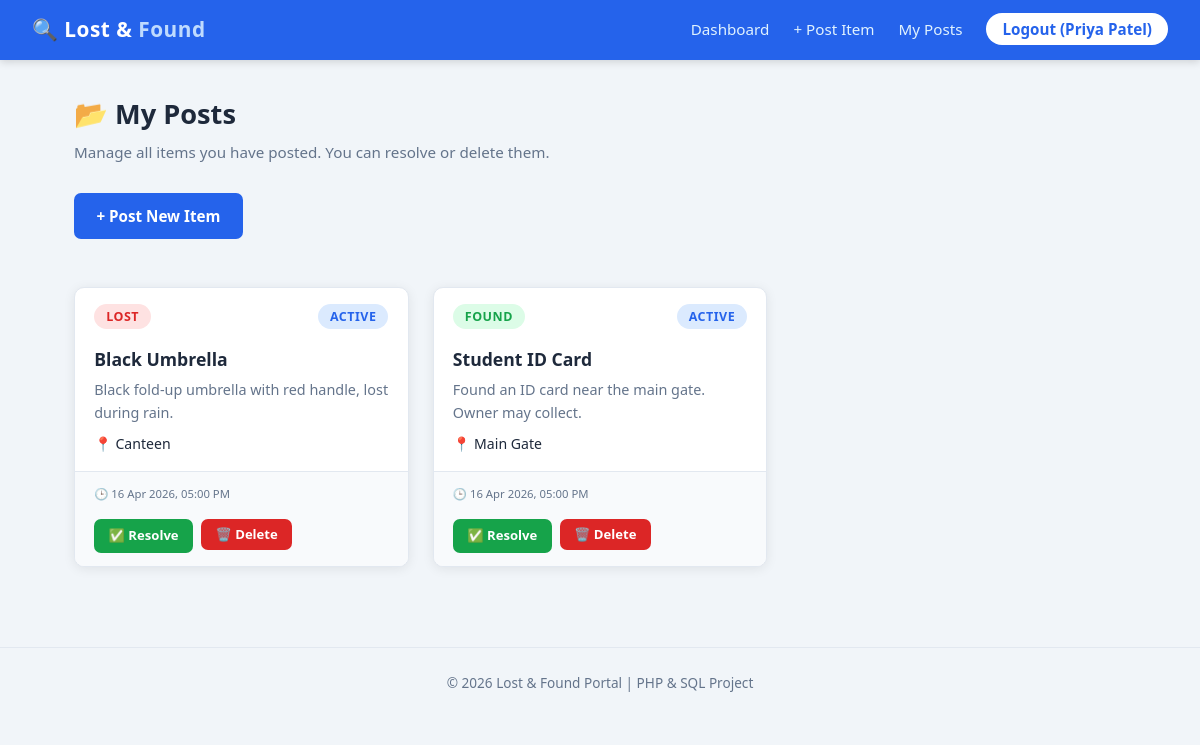
/my_posts.php (signed in), run on the app's committed database.
### tables this page shows
CREATE TABLE `items` (
  `item_id` int(11) NOT NULL,
  `user_id` int(11) NOT NULL,
  `post_type` enum('Lost','Found') NOT NULL,
  `item_name` varchar(150) NOT NULL,
  `description` text NOT NULL,
  `location` varchar(200) NOT NULL,
  `image_path` varchar(255) DEFAULT NULL,
  `status` enum('Active','Resolved') DEFAULT 'Active',
  `posted_at` datetime DEFAULT current_timestamp()
);

### my_posts.php (the view, shortened to what this page needs)
<?php
require_once "includes/config.php";
$my_items = array();
$sql = "SELECT item_id, post_type, item_name, description, location, image_path, status, posted_at
        FROM items
        WHERE user_id = ?
        ORDER BY posted_at DESC";
if ($stmt = mysqli_prepare($link, $sql)) {
    mysqli_stmt_bind_param($stmt, "i", $param_user_id);
    if (mysqli_stmt_execute($stmt)) {
        $result = mysqli_stmt_get_result($stmt);
        while ($row = mysqli_fetch_assoc($result)) {
            $my_items[] = $row;
        }
    }
}
?>
<!DOCTYPE html>
<html lang="en">
<head>
    <link rel="stylesheet" href="css/style.css">
</head>
<body>
<nav>
    <a class="brand" href="dashboard.php">🔍 Lost &amp; <span>Found</span></a>
    <ul>
        <li><a href="dashboard.php">Dashboard</a></li>
        <li><a href="post_item.php">+ Post Item</a></li>
        <li><a href="my_posts.php">My Posts</a></li>
        <li><a href="logout.php" class="btn-nav">Logout (<?php echo $_SESSION['user_name']; ?>)</a></li>
    </ul>
</nav>
<div class="container">
    <h1 class="page-title">📂 My Posts</h1>
    <p class="page-subtitle">Manage all items you have posted. You can resolve or delete them.</p>
    <a href="post_item.php" class="btn btn-primary" style="margin-bottom:1.5rem;display:inline-block;">
        + Post New Item
    </a>
    <?php if (count($my_items) === 0): ?>
        <div class="empty-state">
            <div class="empty-icon">📭</div>
            <p>You haven't posted anything yet.</p>
            <a href="post_item.php" class="btn btn-primary" style="margin-top:1rem;">Post Your First Item</a>
        </div>
    <?php else: ?>
        <div class="items-grid">
            <?php foreach ($my_items as $item): ?>
                <div class="item-card">
                    <div class="item-card-header">
                        <span class="badge badge-<?php echo strtolower($item['post_type']); ?>">
                            <?php echo htmlspecialchars($item['post_type']); ?>
                        </span>
                        <span class="badge badge-<?php echo strtolower($item['status']); ?>">
                            <?php echo htmlspecialchars($item['status']); ?>
                        </span>
                    </div>
                    <div class="item-card-body">
                        <div class="item-name"><?php echo htmlspecialchars($item['item_name']); ?></div>
                        <div class="item-desc">
                            <?php
                            $desc = $item['description'];
                            echo htmlspecialchars(strlen($desc) > 100 ? substr($desc, 0, 100) . "..." : $desc);
                            ?>
                        </div>
                        <div class="item-location"><?php echo htmlspecialchars($item['location']); ?></div>
                    </div>
                    <div class="item-card-footer" style="flex-direction:column;align-items:flex-start;gap:0.5rem;">
                        <small>🕒 <?php echo date('d M Y, h:i A', strtotime($item['posted_at'])); ?></small>
                        <div class="post-actions">
                            <?php if ($item['status'] === "Active"): ?>
                                <a href="my_posts.php?action=resolve&id=<?php echo $item['item_id']; ?>"
                                   class="btn btn-success btn-sm"
                                   onclick="return confirm('Mark this item as Resolved?')">
                                    ✅ Resolve
                                </a>
                            <?php endif; ?>
                            <form method="POST" action="my_posts.php"
                                  onsubmit="return confirm('⚠️ Permanently delete this post?');"
                                  style="display:inline;">
                                <button type="submit" class="btn btn-danger btn-sm">🗑️ Delete</button>
                            </form>
                        </div>
                    </div>
                </div>
            <?php endforeach; ?>
        </div>
    <?php endif; ?>
</div>
<footer>
    &copy; <?php echo date('Y'); ?> Lost &amp; Found Portal | PHP &amp; SQL Project
</footer>
</body>
</html>

### css/style.css (style rules this page uses)
:root { --primary: #2563eb; --primary-dk: #1d4ed8; --danger: #dc2626; --success: #16a34a; --warning: #d97706; --bg: #f1f5f9; --card: #ffffff; --text: #1e293b; --muted: #64748b; --border: #e2e8f0; --radius: 10px; --shadow: 0 2px 12px rgba(0,0,0,0.08); }
*, *::before, *::after { box-sizing: border-box; margin: 0; padding: 0; }
body { font-family: 'Segoe UI', Tahoma, Geneva, Verdana, sans-serif; background-color: var(--bg); color: var(--text); min-height: 100vh; line-height: 1.6; }
a { color: var(--primary); text-decoration: none; }
nav { background: var(--primary); color: #fff; padding: 0 2rem; display: flex; align-items: center; justify-content: space-between; height: 60px; box-shadow: 0 2px 8px rgba(0,0,0,0.15); position: sticky; top: 0; z-index: 100; }
nav .brand { font-size: 1.3rem; font-weight: 700; color: #fff; letter-spacing: 0.5px; }
nav .brand span { color: #bfdbfe; }
nav ul { list-style: none; display: flex; gap: 1.5rem; align-items: center; }
nav ul li a { color: #e0f2fe; font-weight: 500; font-size: 0.95rem; transition: color 0.2s; }
nav ul li a.btn-nav { background: #fff; color: var(--primary); padding: 6px 16px; border-radius: 20px; font-weight: 600; transition: background 0.2s; }
.container { max-width: 1100px; margin: 0 auto; padding: 2rem 1.5rem; }
.page-title { font-size: 1.7rem; font-weight: 700; margin-bottom: 0.3rem; color: var(--text); }
.page-subtitle { color: var(--muted); margin-bottom: 1.8rem; font-size: 0.95rem; }
.items-grid { display: grid; grid-template-columns: repeat(auto-fill, minmax(300px, 1fr)); gap: 1.5rem; margin-top: 1.5rem; }
.item-card { background: var(--card); border-radius: var(--radius); box-shadow: var(--shadow); border: 1px solid var(--border); overflow: hidden; transition: transform 0.2s, box-shadow 0.2s; display: flex; flex-direction: column; }
.item-card-header { padding: 1rem 1.2rem 0.5rem; display: flex; align-items: center; justify-content: space-between; }
.item-card-body { padding: 0.5rem 1.2rem 1rem; flex: 1; }
.item-card-footer { padding: 0.8rem 1.2rem; border-top: 1px solid var(--border); background: #f8fafc; font-size: 0.85rem; color: var(--muted); display: flex; justify-content: space-between; align-items: center; }
.item-name { font-size: 1.1rem; font-weight: 600; color: var(--text); margin-bottom: 0.3rem; }
.item-desc { font-size: 0.9rem; color: var(--muted); margin-bottom: 0.5rem; }
.item-location { font-size: 0.88rem; color: var(--text); }
.item-location::before { content: "📍 "; }
.badge { display: inline-block; padding: 3px 12px; border-radius: 20px; font-size: 0.78rem; font-weight: 700; letter-spacing: 0.5px; text-transform: uppercase; }
.badge-lost { background: #fee2e2; color: var(--danger); }
.badge-found { background: #dcfce7; color: var(--success); }
.badge-active { background: #dbeafe; color: var(--primary); }
.btn { display: inline-block; padding: 0.65rem 1.4rem; border: none; border-radius: 7px; font-size: 0.95rem; font-weight: 600; cursor: pointer; transition: background 0.2s, transform 0.1s; font-family: inherit; text-align: center; }
.btn-primary { background: var(--primary); color: #fff; }
.btn-danger { background: var(--danger); color: #fff; }
.btn-success { background: var(--success); color: #fff; }
.btn-sm { padding: 0.4rem 0.9rem; font-size: 0.82rem; }
.post-actions { display: flex; gap: 0.5rem; flex-wrap: wrap; margin-top: 0.5rem; }
footer { text-align: center; padding: 1.5rem; color: var(--muted); font-size: 0.85rem; margin-top: 3rem; border-top: 1px solid var(--border); }

### data on the page
items: post_type "LOST", status "ACTIVE", item_name "Black Umbrella", description "Black fold-up umbrella with red handle, lost during rain.", location "Canteen", posted_at "16 Apr 2026, 05:00 PM"
items: post_type "FOUND", status "ACTIVE", item_name "Student ID Card", description "Found an ID card near the main gate. Owner may collect.", location "Main Gate", posted_at "16 Apr 2026, 05:00 PM"

### other printed values
$_SESSION['user_name'] "Priya Patel"
